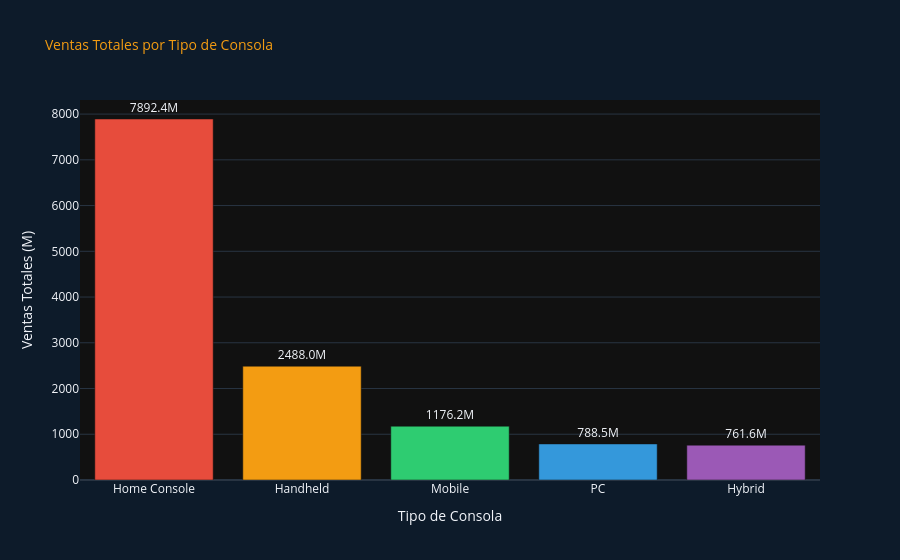

The notebook cell this image was saved under:
### Code cell
# Ventas promedio por tipo de consola 
type_sales = df.groupby(COL['tipo_consola'])[COL['ventas_total']]\
              .agg(['mean','sum','count']).round(3)
type_sales.columns = ['Ventas Promedio (M)', 'Ventas Totales (M)', 'Nº Juegos']
type_sales = type_sales.sort_values('Ventas Totales (M)', ascending=False)

fig = px.bar(
    type_sales.reset_index(),
    x=COL['tipo_consola'], y='Ventas Totales (M)',
    color=COL['tipo_consola'],
    color_discrete_sequence=PALETTE_MAIN,
    text='Ventas Totales (M)',
    title='Ventas Totales por Tipo de Consola',
    template='plotly_dark',
    labels={COL['tipo_consola']: 'Tipo de Consola'},
)
fig.update_traces(texttemplate='%{text:.1f}M', textposition='outside')
fig.update_layout(showlegend=False, paper_bgcolor='#0D1B2A',
                  title_font_color=GOLD, title_font_size=14)
fig.show()

print("\n📊 Resumen por Tipo de Consola:")
print(type_sales.to_string())

### Figure 1 — Plotly figure (JSON) as saved in the notebook; plotly's stock layout.template omitted (floating-point values rounded to 4 significant figures)
{"data": [{"hovertemplate": "Tipo de Consola=%{x}<br>Ventas Totales (M)=%{text}<extra></extra>", "legendgroup": "Home Console", "marker": {"color": "#E74C3C", "pattern": {"shape": ""}}, "name": "Home Console", "orientation": "v", "showlegend": true, "text": [7892.0], "textposition": "outside", "texttemplate": "%{text:.1f}M", "type": "bar", "x": ["Home Console"], "xaxis": "x", "y": [7892.0], "yaxis": "y"}, {"hovertemplate": "Tipo de Consola=%{x}<br>Ventas Totales (M)=%{text}<extra></extra>", "legendgroup": "Handheld", "marker": {"color": "#F39C12", "pattern": {"shape": ""}}, "name": "Handheld", "orientation": "v", "showlegend": true, "text": [2488.0], "textposition": "outside", "texttemplate": "%{text:.1f}M", "type": "bar", "x": ["Handheld"], "xaxis": "x", "y": [2488.0], "yaxis": "y"}, {"hovertemplate": "Tipo de Consola=%{x}<br>Ventas Totales (M)=%{text}<extra></extra>", "legendgroup": "Mobile", "marker": {"color": "#2ECC71", "pattern": {"shape": ""}}, "name": "Mobile", "orientation": "v", "showlegend": true, "text": [1176.0], "textposition": "outside", "texttemplate": "%{text:.1f}M", "type": "bar", "x": ["Mobile"], "xaxis": "x", "y": [1176.0], "yaxis": "y"}, {"hovertemplate": "Tipo de Consola=%{x}<br>Ventas Totales (M)=%{text}<extra></extra>", "legendgroup": "PC", "marker": {"color": "#3498DB", "pattern": {"shape": ""}}, "name": "PC", "orientation": "v", "showlegend": true, "text": [788.5], "textposition": "outside", "texttemplate": "%{text:.1f}M", "type": "bar", "x": ["PC"], "xaxis": "x", "y": [788.5], "yaxis": "y"}, {"hovertemplate": "Tipo de Consola=%{x}<br>Ventas Totales (M)=%{text}<extra></extra>", "legendgroup": "Hybrid", "marker": {"color": "#9B59B6", "pattern": {"shape": ""}}, "name": "Hybrid", "orientation": "v", "showlegend": true, "text": [761.6], "textposition": "outside", "texttemplate": "%{text:.1f}M", "type": "bar", "x": ["Hybrid"], "xaxis": "x", "y": [761.6], "yaxis": "y"}], "layout": {"barmode": "relative", "legend": {"title": {"text": "Tipo de Consola"}, "tracegroupgap": 0}, "paper_bgcolor": "#0D1B2A", "showlegend": false, "title": {"font": {"color": "#F39C12", "size": 14}, "text": "Ventas Totales por Tipo de Consola"}, "xaxis": {"anchor": "y", "categoryarray": ["Home Console", "Handheld", "Mobile", "PC", "Hybrid"], "categoryorder": "array", "domain": [0, 1], "title": {"text": "Tipo de Consola"}}, "yaxis": {"anchor": "x", "domain": [0, 1], "title": {"text": "Ventas Totales (M)"}}}}
